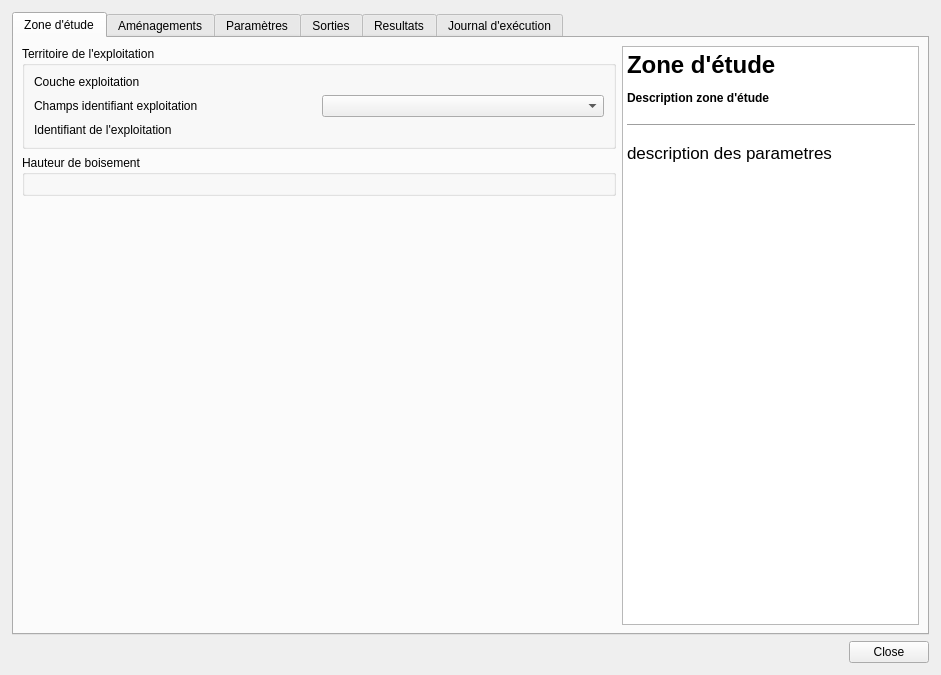
<?xml version="1.0" encoding="UTF-8"?>
<ui version="4.0">
 <class>DialogScenarioGB</class>
 <widget class="QDialog" name="DialogScenarioGB">
  <property name="geometry">
   <rect>
    <x>0</x>
    <y>0</y>
    <width>941</width>
    <height>675</height>
   </rect>
  </property>
  <property name="windowTitle">
   <string>Scénarios grain bocager</string>
  </property>
  <layout class="QVBoxLayout" name="verticalLayout_2">
   <property name="leftMargin">
    <number>12</number>
   </property>
   <property name="topMargin">
    <number>12</number>
   </property>
   <property name="rightMargin">
    <number>12</number>
   </property>
   <property name="bottomMargin">
    <number>12</number>
   </property>
   <item>
    <widget class="QTabWidget" name="tabWidget">
     <property name="currentIndex">
      <number>0</number>
     </property>
     <property name="tabBarAutoHide">
      <bool>false</bool>
     </property>
     <widget class="QWidget" name="tab_zone_etude">
      <attribute name="title">
       <string>Zone d'étude</string>
      </attribute>
      <layout class="QHBoxLayout" name="horizontalLayout_6" stretch="2,1">
       <property name="leftMargin">
        <number>8</number>
       </property>
       <property name="topMargin">
        <number>8</number>
       </property>
       <property name="rightMargin">
        <number>8</number>
       </property>
       <property name="bottomMargin">
        <number>8</number>
       </property>
       <item>
        <layout class="QVBoxLayout" name="verticalLayout_7">
         <item>
          <widget class="QGroupBox" name="groupBox_definition_exploitation">
           <property name="title">
            <string>Territoire de l'exploitation</string>
           </property>
           <layout class="QGridLayout" name="gridLayout_4">
            <item row="1" column="1">
             <widget class="QgsFieldComboBox" name="mFieldComboBox_exploitation_id_field"/>
            </item>
            <item row="2" column="0">
             <widget class="QLabel" name="label_exploitation_id">
              <property name="text">
               <string>Identifiant de l'exploitation</string>
              </property>
             </widget>
            </item>
            <item row="1" column="0">
             <widget class="QLabel" name="label_exploitation_id_field">
              <property name="text">
               <string>Champs identifiant exploitation</string>
              </property>
             </widget>
            </item>
            <item row="0" column="0">
             <widget class="QLabel" name="label_layer_exploitation">
              <property name="text">
               <string>Couche exploitation</string>
              </property>
             </widget>
            </item>
           </layout>
          </widget>
         </item>
         <item>
          <widget class="QGroupBox" name="groupBox_MNHC">
           <property name="title">
            <string>Hauteur de boisement</string>
           </property>
           <layout class="QGridLayout" name="gridLayout_3"/>
          </widget>
         </item>
         <item>
          <spacer name="verticalSpacer_3">
           <property name="orientation">
            <enum>Qt::Vertical</enum>
           </property>
           <property name="sizeHint" stdset="0">
            <size>
             <width>20</width>
             <height>40</height>
            </size>
           </property>
          </spacer>
         </item>
        </layout>
       </item>
       <item>
        <widget class="QTextBrowser" name="textBrowser_3">
         <property name="sizePolicy">
          <sizepolicy hsizetype="Preferred" vsizetype="Expanding">
           <horstretch>0</horstretch>
           <verstretch>0</verstretch>
          </sizepolicy>
         </property>
         <property name="html">
          <string>&lt;!DOCTYPE HTML PUBLIC &quot;-//W3C//DTD HTML 4.0//EN&quot; &quot;http://www.w3.org/TR/REC-html40/strict.dtd&quot;&gt;
&lt;html&gt;&lt;head&gt;&lt;meta name=&quot;qrichtext&quot; content=&quot;1&quot; /&gt;&lt;style type=&quot;text/css&quot;&gt;
p, li { white-space: pre-wrap; }
&lt;/style&gt;&lt;/head&gt;&lt;body style=&quot; font-family:'MS Shell Dlg 2'; font-size:8.25pt; font-weight:400; font-style:normal;&quot;&gt;
&lt;h1 style=&quot; margin-top:18px; margin-bottom:12px; margin-left:0px; margin-right:0px; -qt-block-indent:0; text-indent:0px;&quot;&gt;&lt;span style=&quot; font-family:'.AppleSystemUIFont'; font-size:13pt; font-weight:600;&quot;&gt;Zone d'étude&lt;/span&gt;&lt;/h1&gt;
&lt;h4 style=&quot; margin-top:12px; margin-bottom:12px; margin-left:0px; margin-right:0px; -qt-block-indent:0; text-indent:0px;&quot;&gt;&lt;span style=&quot; font-family:'.AppleSystemUIFont'; font-size:13pt; font-weight:600;&quot;&gt;Description zone d'étude&lt;/span&gt;&lt;/h4&gt;
&lt;hr /&gt;
&lt;p style=&quot; margin-top:12px; margin-bottom:12px; margin-left:0px; margin-right:0px; -qt-block-indent:0; text-indent:0px;&quot;&gt;&lt;span style=&quot; font-family:'.AppleSystemUIFont'; font-size:13pt;&quot;&gt;description des parametres&lt;/span&gt;&lt;/p&gt;&lt;/body&gt;&lt;/html&gt;</string>
         </property>
        </widget>
       </item>
      </layout>
     </widget>
     <widget class="QWidget" name="tab_amenagements">
      <attribute name="title">
       <string>Aménagements</string>
      </attribute>
      <layout class="QHBoxLayout" name="horizontalLayout_2" stretch="2,1">
       <item>
        <layout class="QVBoxLayout" name="verticalLayout_9">
         <item>
          <layout class="QVBoxLayout" name="verticalLayout_amenagement_choice">
           <property name="bottomMargin">
            <number>6</number>
           </property>
           <item>
            <widget class="QRadioButton" name="radioButton_initial">
             <property name="text">
              <string>Scénario initial</string>
             </property>
            </widget>
           </item>
           <item>
            <widget class="QRadioButton" name="radioButton_scenario">
             <property name="text">
              <string>Scénario aménagement</string>
             </property>
            </widget>
           </item>
           <item>
            <widget class="QGroupBox" name="groupBox_amenagements">
             <property name="title">
              <string>Aménagements</string>
             </property>
             <property name="checkable">
              <bool>false</bool>
             </property>
             <property name="checked">
              <bool>false</bool>
             </property>
             <layout class="QGridLayout" name="gridLayout_5">
              <item row="2" column="0">
               <widget class="QLabel" name="label_field_selector">
                <property name="text">
                 <string>champs scénario</string>
                </property>
               </widget>
              </item>
              <item row="4" column="1">
               <widget class="QWidget" name="widget_3" native="true">
                <layout class="QHBoxLayout" name="horizontalLayout_4">
                 <property name="leftMargin">
                  <number>0</number>
                 </property>
                 <property name="topMargin">
                  <number>0</number>
                 </property>
                 <property name="rightMargin">
                  <number>0</number>
                 </property>
                 <property name="bottomMargin">
                  <number>0</number>
                 </property>
                </layout>
               </widget>
              </item>
              <item row="1" column="0">
               <widget class="QLabel" name="label_layer_amenagements">
                <property name="text">
                 <string>Couche des aménagements</string>
                </property>
               </widget>
              </item>
              <item row="0" column="1">
               <widget class="QWidget" name="widget_2" native="true">
                <layout class="QHBoxLayout" name="horizontalLayout_3">
                 <property name="leftMargin">
                  <number>0</number>
                 </property>
                 <property name="topMargin">
                  <number>0</number>
                 </property>
                 <property name="rightMargin">
                  <number>0</number>
                 </property>
                 <property name="bottomMargin">
                  <number>0</number>
                 </property>
                </layout>
               </widget>
              </item>
              <item row="2" column="1">
               <widget class="QgsFieldComboBox" name="mFieldComboBox_scenarios"/>
              </item>
             </layout>
            </widget>
           </item>
          </layout>
         </item>
         <item>
          <spacer name="verticalSpacer">
           <property name="orientation">
            <enum>Qt::Vertical</enum>
           </property>
           <property name="sizeHint" stdset="0">
            <size>
             <width>20</width>
             <height>40</height>
            </size>
           </property>
          </spacer>
         </item>
        </layout>
       </item>
       <item>
        <widget class="QTextBrowser" name="textBrowser">
         <property name="html">
          <string>&lt;!DOCTYPE HTML PUBLIC &quot;-//W3C//DTD HTML 4.0//EN&quot; &quot;http://www.w3.org/TR/REC-html40/strict.dtd&quot;&gt;
&lt;html&gt;&lt;head&gt;&lt;meta name=&quot;qrichtext&quot; content=&quot;1&quot; /&gt;&lt;style type=&quot;text/css&quot;&gt;
p, li { white-space: pre-wrap; }
&lt;/style&gt;&lt;/head&gt;&lt;body style=&quot; font-family:'MS Shell Dlg 2'; font-size:8.25pt; font-weight:400; font-style:normal;&quot;&gt;
&lt;h1 style=&quot; margin-top:18px; margin-bottom:12px; margin-left:0px; margin-right:0px; -qt-block-indent:0; text-indent:0px;&quot;&gt;&lt;span style=&quot; font-family:'.AppleSystemUIFont'; font-size:13pt; font-weight:600;&quot;&gt;Aménagements&lt;/span&gt;&lt;/h1&gt;
&lt;h4 style=&quot; margin-top:12px; margin-bottom:12px; margin-left:0px; margin-right:0px; -qt-block-indent:0; text-indent:0px;&quot;&gt;&lt;span style=&quot; font-family:'.AppleSystemUIFont'; font-size:13pt; font-weight:600;&quot;&gt;Description aménagements&lt;/span&gt;&lt;/h4&gt;
&lt;hr /&gt;
&lt;p style=&quot; margin-top:12px; margin-bottom:12px; margin-left:0px; margin-right:0px; -qt-block-indent:0; text-indent:0px;&quot;&gt;&lt;span style=&quot; font-family:'.AppleSystemUIFont'; font-size:13pt;&quot;&gt;description des parametres&lt;/span&gt;&lt;/p&gt;&lt;/body&gt;&lt;/html&gt;</string>
         </property>
        </widget>
       </item>
      </layout>
     </widget>
     <widget class="QWidget" name="tab_parametres">
      <attribute name="title">
       <string>Paramètres</string>
      </attribute>
      <layout class="QHBoxLayout" name="horizontalLayout" stretch="2,1">
       <property name="leftMargin">
        <number>8</number>
       </property>
       <property name="topMargin">
        <number>8</number>
       </property>
       <property name="rightMargin">
        <number>8</number>
       </property>
       <property name="bottomMargin">
        <number>8</number>
       </property>
       <item>
        <widget class="QWidget" name="widget_params" native="true">
         <property name="sizePolicy">
          <sizepolicy hsizetype="Expanding" vsizetype="Expanding">
           <horstretch>0</horstretch>
           <verstretch>0</verstretch>
          </sizepolicy>
         </property>
         <layout class="QVBoxLayout" name="verticalLayout_6">
          <item>
           <widget class="QGroupBox" name="groupBox_2">
            <property name="sizePolicy">
             <sizepolicy hsizetype="Expanding" vsizetype="Preferred">
              <horstretch>0</horstretch>
              <verstretch>0</verstretch>
             </sizepolicy>
            </property>
            <property name="minimumSize">
             <size>
              <width>0</width>
              <height>64</height>
             </size>
            </property>
            <property name="title">
             <string>Grain bocager</string>
            </property>
            <layout class="QGridLayout" name="gridLayout_2">
             <item row="0" column="0">
              <widget class="QLabel" name="label_10">
               <property name="text">
                <string>Taille de pixel</string>
               </property>
              </widget>
             </item>
             <item row="0" column="1">
              <widget class="QSpinBox" name="doubleSpinBox_pixelSize">
               <property name="sizePolicy">
                <sizepolicy hsizetype="MinimumExpanding" vsizetype="Fixed">
                 <horstretch>0</horstretch>
                 <verstretch>0</verstretch>
                </sizepolicy>
               </property>
               <property name="maximum">
                <number>10000</number>
               </property>
               <property name="value">
                <number>5</number>
               </property>
              </widget>
             </item>
             <item row="1" column="0">
              <widget class="QLabel" name="label_12">
               <property name="text">
                <string>Rayon</string>
               </property>
              </widget>
             </item>
             <item row="1" column="1">
              <widget class="QSpinBox" name="spinBox_radius">
               <property name="sizePolicy">
                <sizepolicy hsizetype="Expanding" vsizetype="Fixed">
                 <horstretch>0</horstretch>
                 <verstretch>0</verstretch>
                </sizepolicy>
               </property>
               <property name="maximum">
                <number>100000</number>
               </property>
               <property name="value">
                <number>250</number>
               </property>
              </widget>
             </item>
            </layout>
           </widget>
          </item>
          <item>
           <widget class="QGroupBox" name="groupBox_seuils">
            <property name="sizePolicy">
             <sizepolicy hsizetype="Preferred" vsizetype="Preferred">
              <horstretch>0</horstretch>
              <verstretch>0</verstretch>
             </sizepolicy>
            </property>
            <property name="title">
             <string>Seuils de fonctionalité</string>
            </property>
            <layout class="QHBoxLayout" name="horizontalLayout_5">
             <item>
              <widget class="QLabel" name="label_4">
               <property name="text">
                <string>0 &lt; fermé &lt;</string>
               </property>
              </widget>
             </item>
             <item>
              <widget class="QDoubleSpinBox" name="doubleSpinBox_seuilFonctionnel">
               <property name="maximum">
                <double>1.000000000000000</double>
               </property>
               <property name="singleStep">
                <double>0.010000000000000</double>
               </property>
               <property name="value">
                <double>0.200000000000000</double>
               </property>
              </widget>
             </item>
             <item>
              <widget class="QLabel" name="label_3">
               <property name="text">
                <string>&lt; fonctionnel &lt;</string>
               </property>
              </widget>
             </item>
             <item>
              <widget class="QDoubleSpinBox" name="doubleSpinBox_seuilPotentiel">
               <property name="maximum">
                <double>1.000000000000000</double>
               </property>
               <property name="singleStep">
                <double>0.010000000000000</double>
               </property>
               <property name="value">
                <double>0.330000000000000</double>
               </property>
              </widget>
             </item>
             <item>
              <widget class="QLabel" name="label_5">
               <property name="text">
                <string>&lt; potentiel &lt;</string>
               </property>
              </widget>
             </item>
             <item>
              <widget class="QDoubleSpinBox" name="doubleSpinBox_seuilOuvert">
               <property name="maximum">
                <double>1.000000000000000</double>
               </property>
               <property name="singleStep">
                <double>0.010000000000000</double>
               </property>
               <property name="value">
                <double>0.450000000000000</double>
               </property>
              </widget>
             </item>
             <item>
              <widget class="QLabel" name="label_2">
               <property name="text">
                <string>&lt; ouvert &lt; 1</string>
               </property>
              </widget>
             </item>
            </layout>
           </widget>
          </item>
          <item>
           <spacer name="verticalSpacer_2">
            <property name="orientation">
             <enum>Qt::Vertical</enum>
            </property>
            <property name="sizeHint" stdset="0">
             <size>
              <width>20</width>
              <height>40</height>
             </size>
            </property>
           </spacer>
          </item>
         </layout>
        </widget>
       </item>
       <item>
        <widget class="QTextBrowser" name="textBrowser_2">
         <property name="html">
          <string>&lt;!DOCTYPE HTML PUBLIC &quot;-//W3C//DTD HTML 4.0//EN&quot; &quot;http://www.w3.org/TR/REC-html40/strict.dtd&quot;&gt;
&lt;html&gt;&lt;head&gt;&lt;meta name=&quot;qrichtext&quot; content=&quot;1&quot; /&gt;&lt;style type=&quot;text/css&quot;&gt;
p, li { white-space: pre-wrap; }
&lt;/style&gt;&lt;/head&gt;&lt;body style=&quot; font-family:'MS Shell Dlg 2'; font-size:8.25pt; font-weight:400; font-style:normal;&quot;&gt;
&lt;h1 style=&quot; margin-top:18px; margin-bottom:12px; margin-left:0px; margin-right:0px; -qt-block-indent:0; text-indent:0px;&quot;&gt;&lt;span style=&quot; font-family:'.AppleSystemUIFont'; font-size:13pt; font-weight:600;&quot;&gt;Grain bocager&lt;/span&gt;&lt;/h1&gt;
&lt;h4 style=&quot; margin-top:12px; margin-bottom:12px; margin-left:0px; margin-right:0px; -qt-block-indent:0; text-indent:0px;&quot;&gt;&lt;span style=&quot; font-family:'.AppleSystemUIFont'; font-size:13pt; font-weight:600;&quot;&gt;Pourquoi le grain bocager ?&lt;/span&gt;&lt;/h4&gt;
&lt;hr /&gt;
&lt;p style=&quot; margin-top:12px; margin-bottom:12px; margin-left:0px; margin-right:0px; -qt-block-indent:0; text-indent:0px;&quot;&gt;&lt;span style=&quot; font-family:'.AppleSystemUIFont'; font-size:13pt;&quot;&gt;L’écologie du paysage étudie les relations entre des structures paysagères et des processus écologiques. Le grain bocager a l’avantage de prendre en compte à la fois la densité de haies, et la configuration spatiale du réseau bocager.&lt;/span&gt;&lt;/p&gt;
&lt;p style=&quot; margin-top:12px; margin-bottom:12px; margin-left:0px; margin-right:0px; -qt-block-indent:0; text-indent:0px;&quot;&gt;&lt;span style=&quot; font-family:'.AppleSystemUIFont'; font-size:13pt;&quot;&gt;Le grain bocager repose sur les résultats des climatologues. Ils ont montré l’effet microclimatique des haies individuelles : l’effet brise-vent est ressenti jusqu’à dix fois leur hauteur. Il existe aussi un effet paysager dû à l’accumulation des effets des haies individuelles. En partant de la distance aux haies, le grain prend aussi en compte la forme des parcelles. Dans une parcelle rectangulaire, la proportion de surface proche des haies et autres boisements est beaucoup plus grande que dans une parcelle carrée. &lt;/span&gt;&lt;/p&gt;
&lt;p style=&quot; margin-top:12px; margin-bottom:12px; margin-left:0px; margin-right:0px; -qt-block-indent:0; text-indent:0px;&quot;&gt;&lt;span style=&quot; font-family:'.AppleSystemUIFont'; font-size:13pt;&quot;&gt;Le grain est un indice qui varie entre 0 et 1 ; pour un paysage entièrement boisé, la valeur est 0, pour un paysage sans aucun boisement, elle est de 1. &lt;/span&gt;&lt;/p&gt;
&lt;p style=&quot; margin-top:12px; margin-bottom:12px; margin-left:0px; margin-right:0px; -qt-block-indent:0; text-indent:0px;&quot;&gt;&lt;span style=&quot; font-family:'.AppleSystemUIFont'; font-size:13pt;&quot;&gt;L’analyse de relevés de coléoptères carabiques dans 116 haies bretonnes a mis en évidence l’effet du grain, les captures étant trois fois plus nombreuses en deçà du seuil de 0,33.&lt;/span&gt;&lt;/p&gt;
&lt;p style=&quot; margin-top:12px; margin-bottom:12px; margin-left:0px; margin-right:0px; -qt-block-indent:0; text-indent:0px;&quot;&gt;&lt;span style=&quot; font-family:'.AppleSystemUIFont'; font-size:13pt;&quot;&gt;Il peut être utilisé dans diverses situations d’action ; gestion des haies d’exploitations agricoles, politique Trame Verte et Bleue des EPCI, aménagements de périmètres de protection de captage d’eau potable, atlas de biodiversité communal… avec l’objectif de maintenir les zones favorables, renforcer les zones sensibles et reconstruire les zones dégradées.&lt;/span&gt;&lt;/p&gt;
&lt;p style=&quot; margin-top:12px; margin-bottom:12px; margin-left:0px; margin-right:0px; -qt-block-indent:0; text-indent:0px;&quot;&gt;&lt;span style=&quot; font-family:'.AppleSystemUIFont'; font-size:13pt;&quot;&gt;Le grain bocager est un paramètre essentiel pour apprécier la capacité d’accueil de la biodiversité en agro-système bocager, en complément de la qualité intrinsèque de la haie évaluée par les indicateurs du plan de gestion durable des haies (PGDH). &lt;/span&gt;&lt;/p&gt;&lt;/body&gt;&lt;/html&gt;</string>
         </property>
        </widget>
       </item>
      </layout>
     </widget>
     <widget class="QWidget" name="tab_sorties">
      <attribute name="title">
       <string>Sorties</string>
      </attribute>
      <layout class="QHBoxLayout" name="horizontalLayout_9" stretch="2,1">
       <property name="leftMargin">
        <number>12</number>
       </property>
       <property name="rightMargin">
        <number>12</number>
       </property>
       <property name="bottomMargin">
        <number>12</number>
       </property>
       <item>
        <layout class="QVBoxLayout" name="verticalLayout_11">
         <property name="topMargin">
          <number>0</number>
         </property>
         <property name="bottomMargin">
          <number>0</number>
         </property>
         <item>
          <widget class="QGroupBox" name="groupBox_6">
           <property name="title">
            <string>Dossier Résultats</string>
           </property>
           <layout class="QVBoxLayout" name="verticalLayout_10">
            <item>
             <widget class="QgsFileWidget" name="mQgsFileWidget_resultDir">
              <property name="storageMode">
               <enum>QgsFileWidget::GetDirectory</enum>
              </property>
             </widget>
            </item>
            <item>
             <layout class="QHBoxLayout" name="horizontalLayout_8">
              <item>
               <widget class="QLabel" name="label">
                <property name="sizePolicy">
                 <sizepolicy hsizetype="Minimum" vsizetype="Preferred">
                  <horstretch>0</horstretch>
                  <verstretch>0</verstretch>
                 </sizepolicy>
                </property>
                <property name="text">
                 <string>Nom scénario:</string>
                </property>
               </widget>
              </item>
              <item>
               <widget class="QLineEdit" name="lineEdit_resultPrefix">
                <property name="sizePolicy">
                 <sizepolicy hsizetype="MinimumExpanding" vsizetype="Fixed">
                  <horstretch>0</horstretch>
                  <verstretch>0</verstretch>
                 </sizepolicy>
                </property>
                <property name="minimumSize">
                 <size>
                  <width>50</width>
                  <height>0</height>
                 </size>
                </property>
                <property name="maximumSize">
                 <size>
                  <width>200</width>
                  <height>16777215</height>
                 </size>
                </property>
                <property name="text">
                 <string>initial</string>
                </property>
               </widget>
              </item>
              <item>
               <spacer name="horizontalSpacer">
                <property name="orientation">
                 <enum>Qt::Horizontal</enum>
                </property>
                <property name="sizeHint" stdset="0">
                 <size>
                  <width>40</width>
                  <height>20</height>
                 </size>
                </property>
               </spacer>
              </item>
             </layout>
            </item>
           </layout>
          </widget>
         </item>
         <item>
          <spacer name="verticalSpacer_4">
           <property name="orientation">
            <enum>Qt::Vertical</enum>
           </property>
           <property name="sizeHint" stdset="0">
            <size>
             <width>20</width>
             <height>40</height>
            </size>
           </property>
          </spacer>
         </item>
        </layout>
       </item>
       <item>
        <widget class="QTextBrowser" name="textBrowser_4">
         <property name="html">
          <string>&lt;!DOCTYPE HTML PUBLIC &quot;-//W3C//DTD HTML 4.0//EN&quot; &quot;http://www.w3.org/TR/REC-html40/strict.dtd&quot;&gt;
&lt;html&gt;&lt;head&gt;&lt;meta name=&quot;qrichtext&quot; content=&quot;1&quot; /&gt;&lt;style type=&quot;text/css&quot;&gt;
p, li { white-space: pre-wrap; }
&lt;/style&gt;&lt;/head&gt;&lt;body style=&quot; font-family:'MS Shell Dlg 2'; font-size:8.25pt; font-weight:400; font-style:normal;&quot;&gt;
&lt;h1 style=&quot; margin-top:18px; margin-bottom:12px; margin-left:0px; margin-right:0px; -qt-block-indent:0; text-indent:0px;&quot;&gt;&lt;span style=&quot; font-family:'.AppleSystemUIFont'; font-size:13pt; font-weight:600;&quot;&gt;Résultats&lt;/span&gt;&lt;/h1&gt;
&lt;h4 style=&quot; margin-top:12px; margin-bottom:12px; margin-left:0px; margin-right:0px; -qt-block-indent:0; text-indent:0px;&quot;&gt;&lt;span style=&quot; font-family:'.AppleSystemUIFont'; font-size:13pt; font-weight:600;&quot;&gt;Description résultats&lt;/span&gt;&lt;/h4&gt;
&lt;hr /&gt;
&lt;p style=&quot; margin-top:12px; margin-bottom:12px; margin-left:0px; margin-right:0px; -qt-block-indent:0; text-indent:0px;&quot;&gt;&lt;span style=&quot; font-family:'.AppleSystemUIFont'; font-size:13pt;&quot;&gt;description des parametres&lt;/span&gt;&lt;/p&gt;&lt;/body&gt;&lt;/html&gt;</string>
         </property>
        </widget>
       </item>
      </layout>
     </widget>
     <widget class="QWidget" name="tab_resultats">
      <attribute name="title">
       <string>Resultats</string>
      </attribute>
      <layout class="QGridLayout" name="gridLayout">
       <item row="0" column="0">
        <layout class="QGridLayout" name="gridLayout_result_viewer"/>
       </item>
      </layout>
     </widget>
     <widget class="QWidget" name="tab_journal">
      <attribute name="title">
       <string>Journal d'exécution</string>
      </attribute>
      <layout class="QVBoxLayout" name="verticalLayout_3">
       <item>
        <widget class="QTextEdit" name="textEdit_journal"/>
       </item>
       <item>
        <widget class="QWidget" name="widget" native="true">
         <property name="sizePolicy">
          <sizepolicy hsizetype="Preferred" vsizetype="Preferred">
           <horstretch>0</horstretch>
           <verstretch>0</verstretch>
          </sizepolicy>
         </property>
         <layout class="QHBoxLayout" name="horizontalLayout_11">
          <item>
           <widget class="QProgressBar" name="progressBar">
            <property name="value">
             <number>0</number>
            </property>
           </widget>
          </item>
          <item>
           <widget class="QPushButton" name="pushButton_interrupt">
            <property name="enabled">
             <bool>true</bool>
            </property>
            <property name="text">
             <string>Interrupt</string>
            </property>
            <property name="checkable">
             <bool>false</bool>
            </property>
           </widget>
          </item>
         </layout>
        </widget>
       </item>
      </layout>
     </widget>
    </widget>
   </item>
   <item>
    <widget class="QDialogButtonBox" name="button_box">
     <property name="orientation">
      <enum>Qt::Horizontal</enum>
     </property>
     <property name="standardButtons">
      <set>QDialogButtonBox::Close</set>
     </property>
    </widget>
   </item>
  </layout>
 </widget>
 <customwidgets>
  <customwidget>
   <class>QgsFieldComboBox</class>
   <extends>QComboBox</extends>
   <header>qgsfieldcombobox.h</header>
  </customwidget>
  <customwidget>
   <class>QgsFileWidget</class>
   <extends>QWidget</extends>
   <header>qgsfilewidget.h</header>
  </customwidget>
 </customwidgets>
 <resources/>
 <connections>
  <connection>
   <sender>button_box</sender>
   <signal>accepted()</signal>
   <receiver>DialogScenarioGB</receiver>
   <slot>accept()</slot>
   <hints>
    <hint type="sourcelabel">
     <x>20</x>
     <y>20</y>
    </hint>
    <hint type="destinationlabel">
     <x>20</x>
     <y>20</y>
    </hint>
   </hints>
  </connection>
  <connection>
   <sender>button_box</sender>
   <signal>rejected()</signal>
   <receiver>DialogScenarioGB</receiver>
   <slot>reject()</slot>
   <hints>
    <hint type="sourcelabel">
     <x>20</x>
     <y>20</y>
    </hint>
    <hint type="destinationlabel">
     <x>20</x>
     <y>20</y>
    </hint>
   </hints>
  </connection>
 </connections>
</ui>
